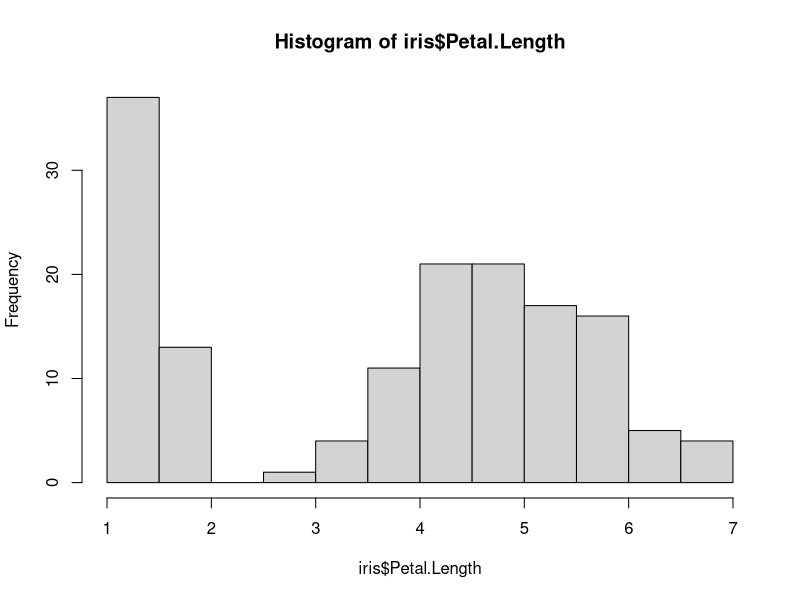
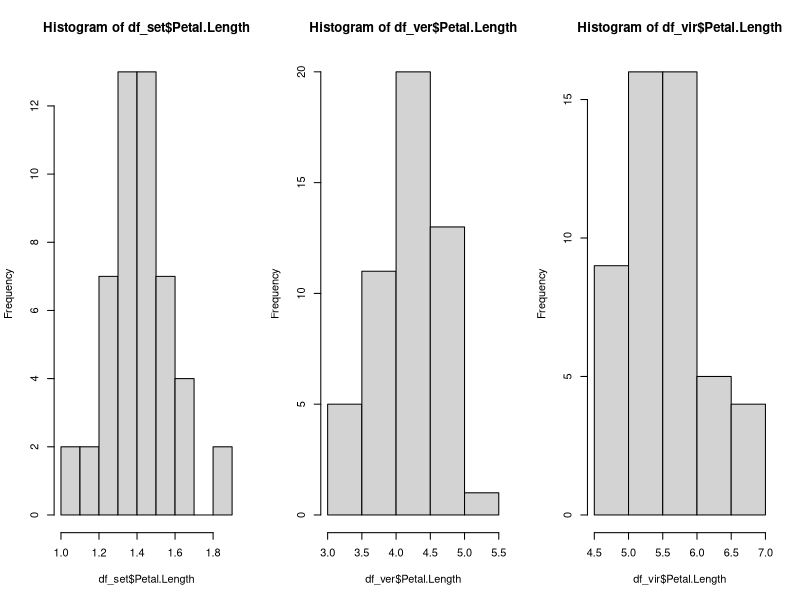
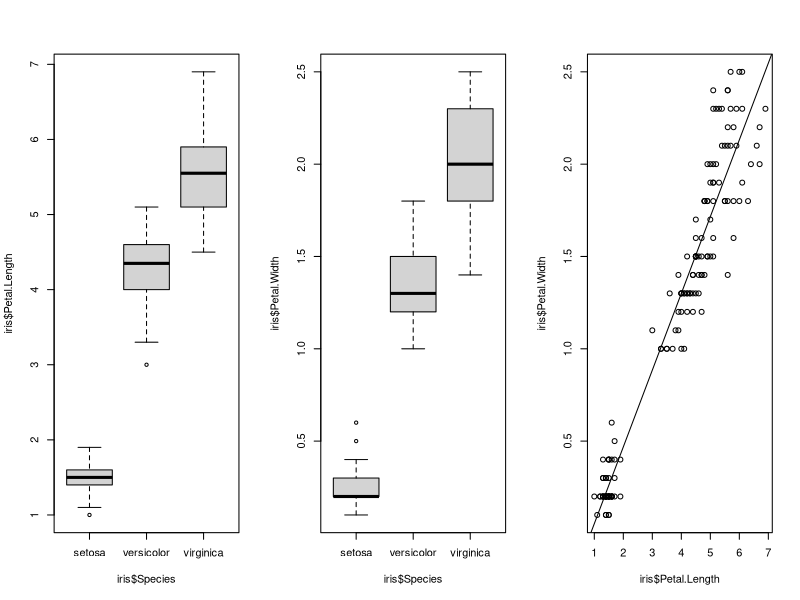
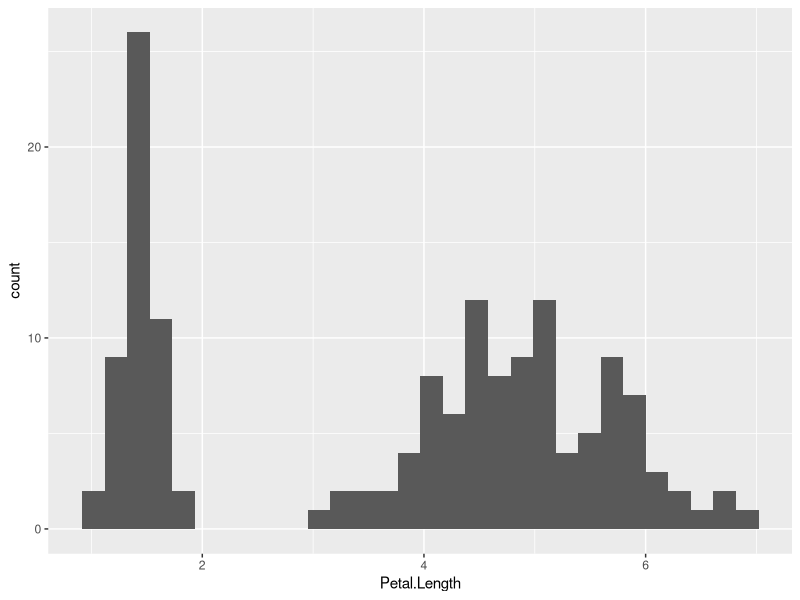
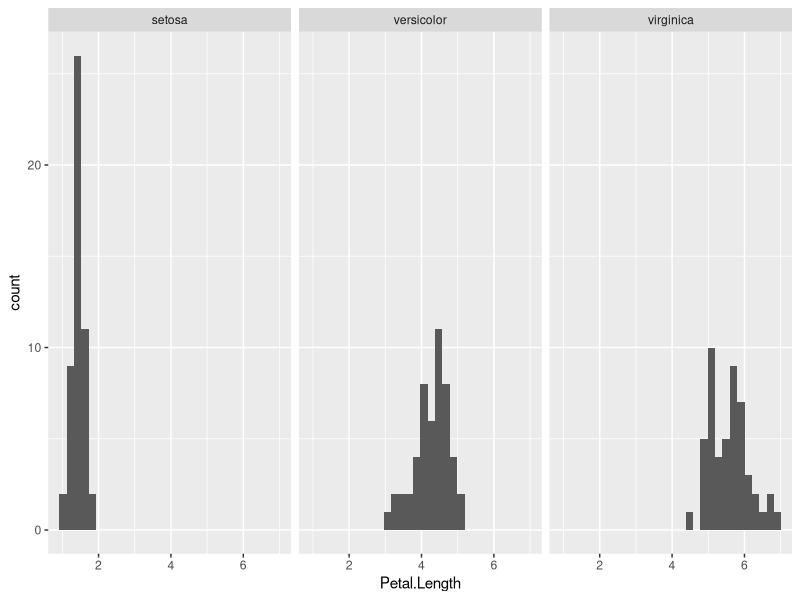
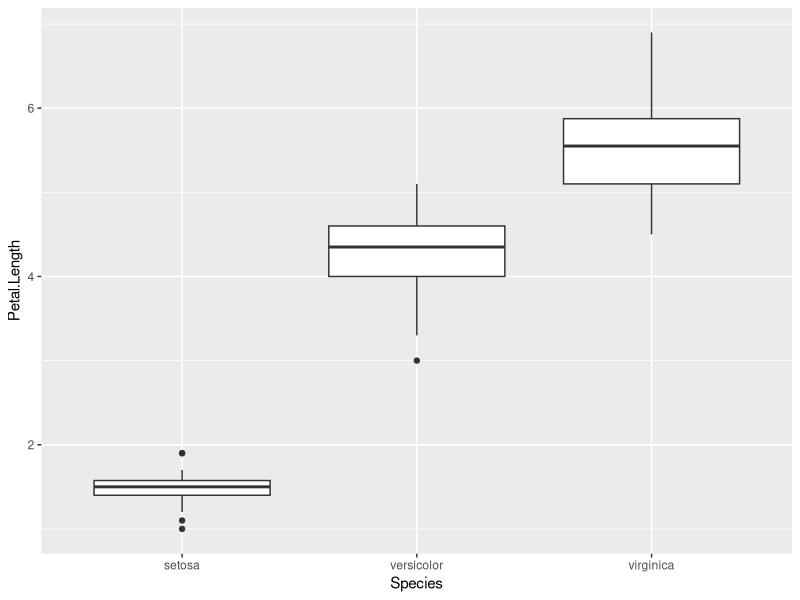
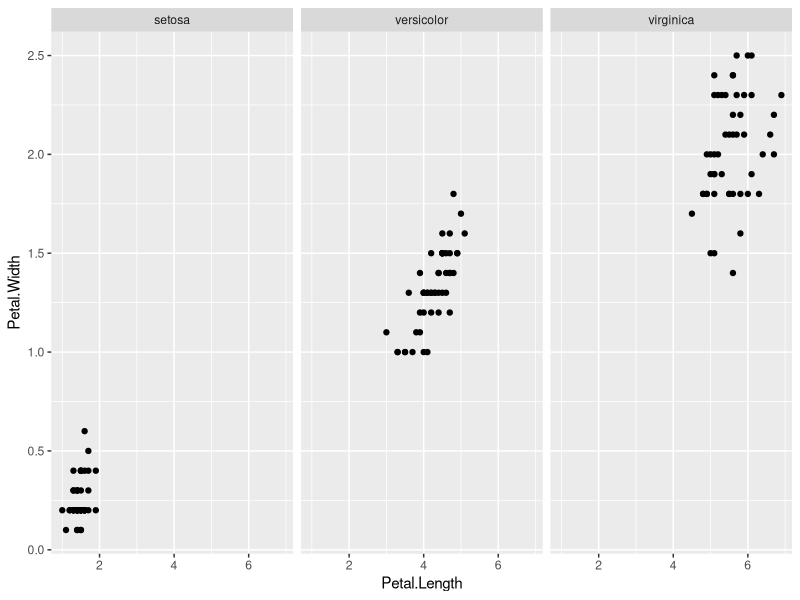
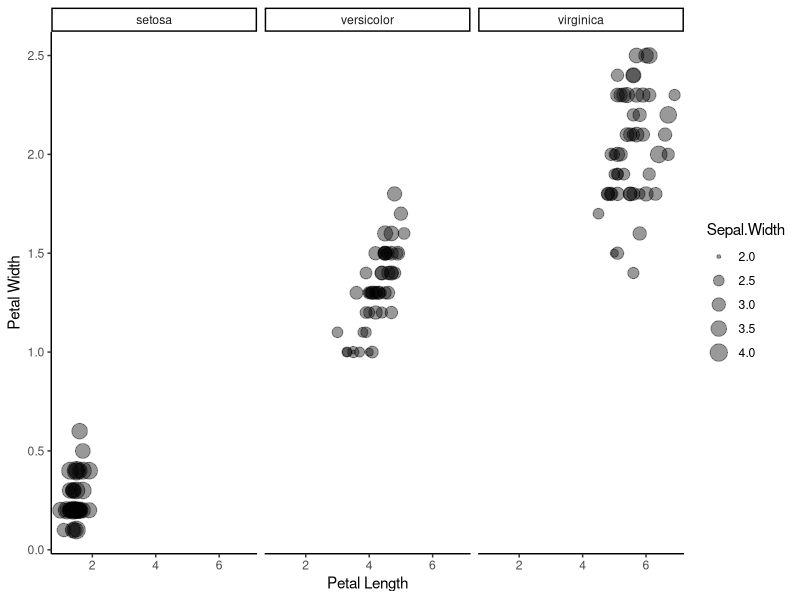

These charts were generated, in order, by the following R code:
## ---- chunk 1
knitr::opts_chunk$set(echo = TRUE)
## ---- chunk 2
#a vector of numbers
vec_1<-c(1, 19, 34, 76)
vec_1
#a vector of characters
vec_2<-c('cat', 'dog', 'rat', 'pet')
vec_2
## ---- chunk 3
#a list o numbers
l_1<-list(1, 19, 34, 76)
l_1
#a list of characters
l_2<-list('cat', 'dog', 'rat', 'pet')
l_2
#a list of lists
l_3<-list(l_1, l_2)
l_3
#lsit of vectors
## ---- chunk 4
#The iris dataframe
head(iris)
str(iris)
head(iris[,3])
head(iris$Petal.Length)

#The cars dataframe
head(cars)
str(cars)
head(cars[,2])
head(cars$dist)
## ---- chunk 5
hist(iris$Petal.Length)
## ---- chunk 6
df_set<-subset(iris, Species == 'setosa')
df_ver<-subset(iris, Species == 'versicolor')
df_vir<-subset(iris, Species == 'virginica')

#use par() to partition
par(mfrow = c(1, 3))
hist(df_set$Petal.Length)
hist(df_ver$Petal.Length)
hist(df_vir$Petal.Length)
## ---- chunk 7
#boxplot of petal length vs. species
boxplot(iris$Petal.Length ~ iris$Species)
## ---- chunk 8
#boxplot of petal width
boxplot(iris$Petal.Width ~ iris$Species)
## ---- chunk 9
#scatter plot of petal width vs petal length
plot(iris$Petal.Length, iris$Petal.Width)
#add a regression line for fun
abline(lm(iris$Petal.Width ~ iris$Petal.Length))
## ---- chunk 10
#load ggplot2
library(ggplot2)
## ---- chunk 11
ggplot(iris) +
  geom_histogram(aes(x = Petal.Length))

#Divide histograms by species as before using facet_wrap()
ggplot(iris) +
  geom_histogram(aes(x = Petal.Length)) +
  facet_wrap(~Species)
## ---- chunk 12
ggplot(iris) +
  geom_boxplot(aes(x = Species, y = Petal.Length))
## ---- chunk 13
ggplot(iris) +
  geom_point(aes(x = Petal.Length, y = Petal.Width)) +
  facet_wrap(~Species)
## ---- chunk 14
ggplot(iris) +
  geom_point(alpha = 0.4, aes(x = Petal.Length, y = Petal.Width, size = Sepal.Width)) +
  facet_wrap(~Species) +
  xlab("Petal Length") + ylab("Petal Width") +
  #theme_ changes facets of the plot that don't map to data
  theme_classic()
